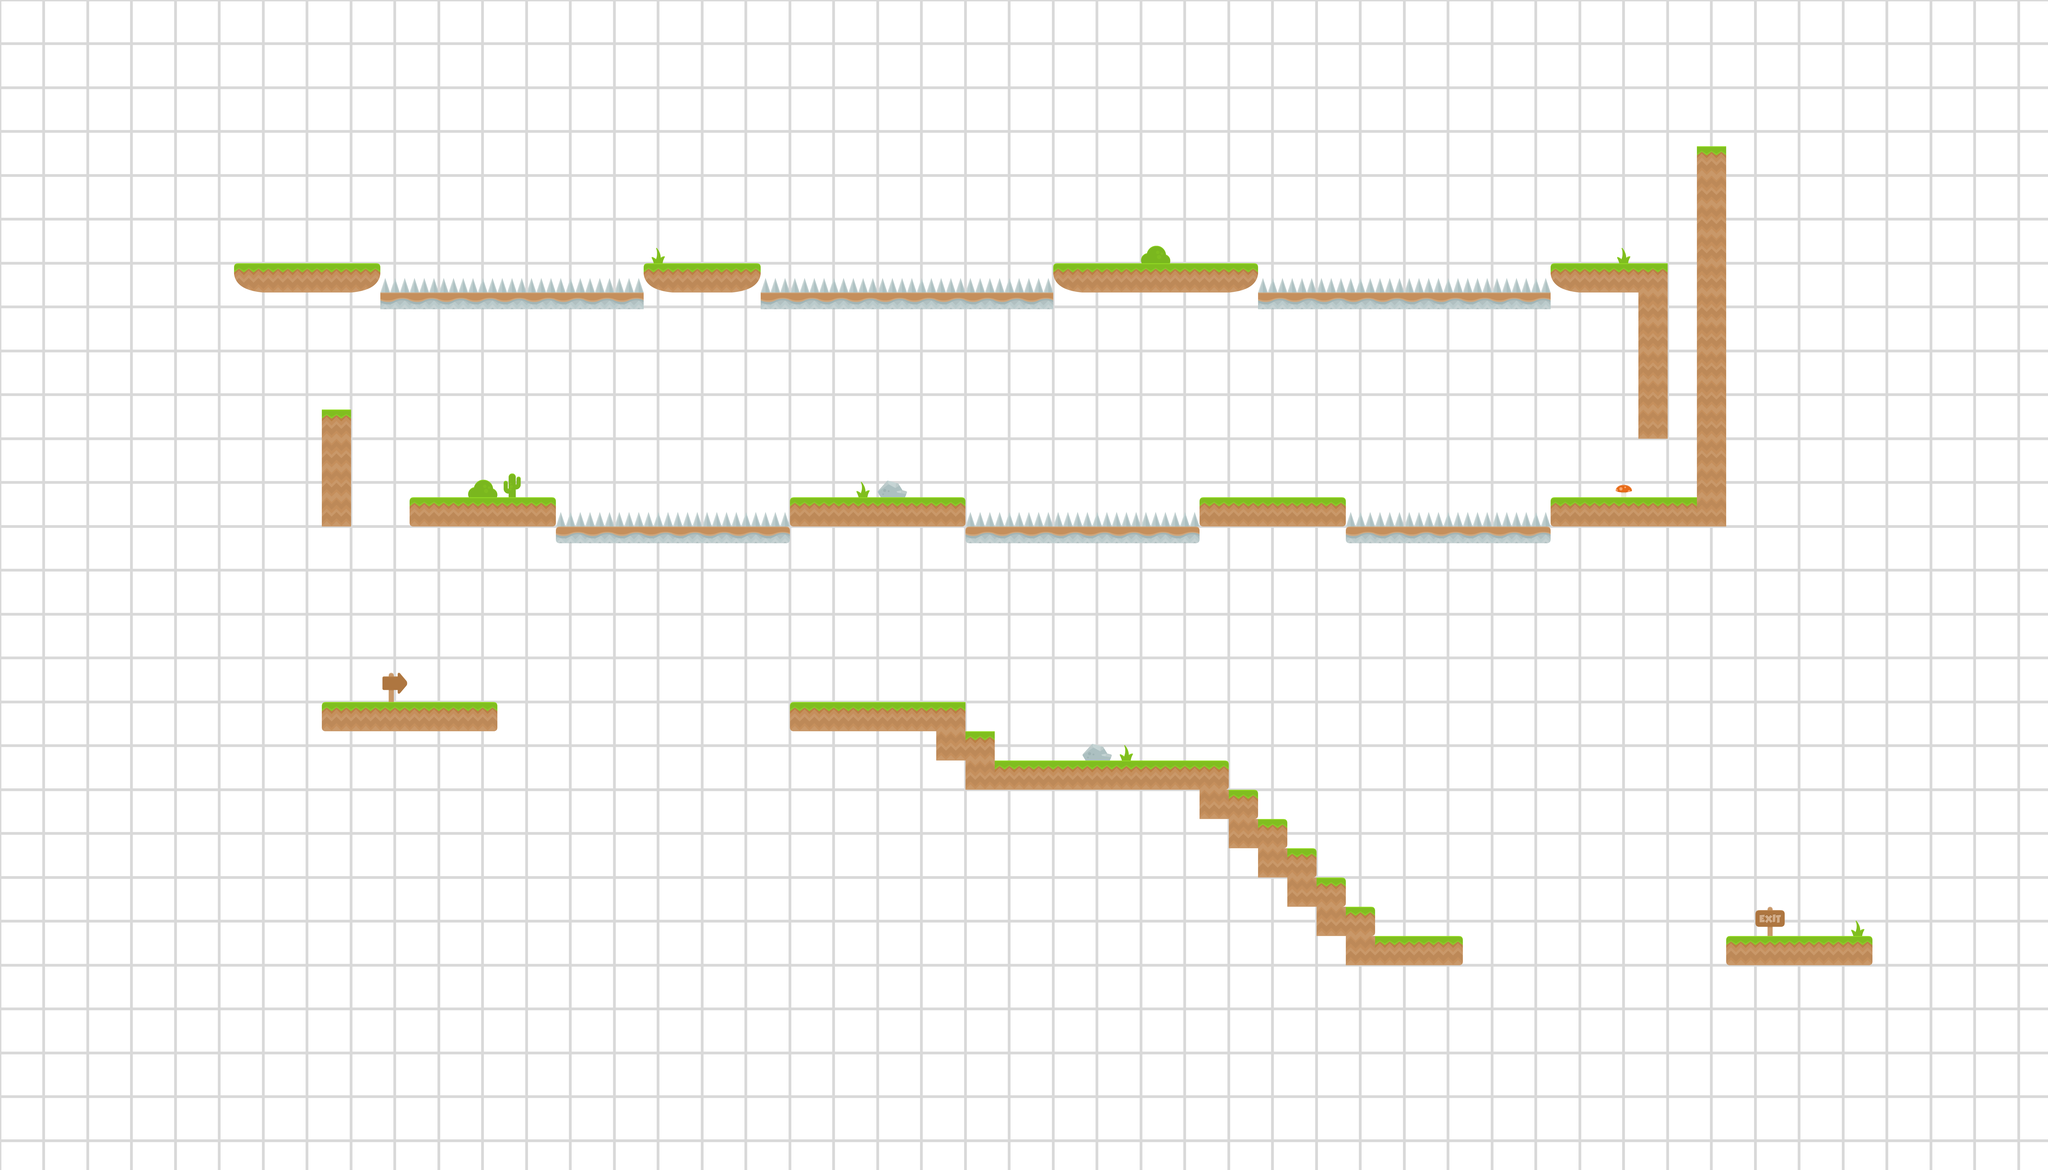

A 2D game scene composited from a Tiled map and its tileset images. What follows is a short description and the map's XML, with each tile layer's data collapsed to a summary:
An orthogonal 70x40 tile map with 128x128 px tiles, 3 tile layers (background, tiles2, tiles), 3 tilesets and 36 objects.

<map version="1.2" tiledversion="1.2.1" orientation="orthogonal" renderorder="right-down" width="70" height="40" tilewidth="128" tileheight="128" infinite="0" nextlayerid="14" nextobjectid="157">
 <tileset firstgid="1" source="spritesheet_ground.tsx" />
 <tileset firstgid="129" source="spritesheet_tiles.tsx" />
 <tileset firstgid="257" source="PaperBackground.tsx" />
 <layer id="11" name="background" width="70" height="40">
  <data>[2800 cells, 2800 non-empty, 9 distinct tile ids]</data>
 </layer>
 <layer id="12" name="tiles2" width="70" height="40">
  <data>[2800 cells, 0 non-empty, 0 distinct tile ids]</data>
 </layer>
 <layer id="13" name="tiles" width="70" height="40">
  <data>[2800 cells, 222 non-empty, 17 distinct tile ids]</data>
 </layer>
 <objectgroup id="4" name="goal">
  <object id="121" x="7808" y="3968" width="128" height="128" />
 </objectgroup>
 <objectgroup id="5" name="ground">
  <object id="122" x="1024" y="1152" width="640" height="128" />
  <object id="123" x="2816" y="1152" width="512" height="128" />
  <object id="124" x="4608" y="1152" width="896" height="128" />
  <object id="125" x="1408" y="1792" width="128" height="512" />
  <object id="127" x="1792" y="2176" width="640" height="128" />
  <object id="128" x="3456" y="2176" width="768" height="128" />
  <object id="129" x="5248" y="2176" width="640" height="128" />
  <object id="130" x="6784" y="2176" width="768" height="128" />
  <object id="131" x="7424" y="640" width="128" height="1536" />
  <object id="132" x="6784" y="1152" width="512" height="128" />
  <object id="133" x="7168" y="1280" width="128" height="640" />
  <object id="134" x="5504" y="1280" width="1280" height="64" />
  <object id="135" x="5888" y="2304" width="896" height="64" />
  <object id="136" x="4224" y="2304" width="1024" height="64" />
  <object id="137" x="2432" y="2304" width="1024" height="64" />
  <object id="138" x="3328" y="1280" width="1280" height="64" />
  <object id="139" x="1664" y="1280" width="1152" height="64" />
  <object id="140" x="1408" y="3072" width="768" height="128" />
  <object id="141" x="3456" y="3072" width="768" height="128" />
  <object id="142" x="4096" y="3200" width="256" height="128" />
  <object id="143" x="4224" y="3328" width="1152" height="128" />
  <object id="144" x="5248" y="3456" width="256" height="128" />
  <object id="145" x="5376" y="3584" width="256" height="128" />
  <object id="146" x="5504" y="3712" width="256" height="128" />
  <object id="147" x="5632" y="3840" width="256" height="128" />
  <object id="148" x="5760" y="3968" width="256" height="128" />
  <object id="149" x="5888" y="4096" width="512" height="128" />
  <object id="150" x="7552" y="4096" width="640" height="128" />
 </objectgroup>
 <objectgroup id="10" name="spikes">
  <object id="151" x="1664" y="1248" width="1152" height="32" />
  <object id="152" x="3328" y="1248" width="1280" height="32" />
  <object id="153" x="5504" y="1248" width="1280" height="32" />
  <object id="154" x="5888" y="2272" width="896" height="32" />
  <object id="155" x="4224" y="2272" width="1024" height="32" />
  <object id="156" x="2432" y="2272" width="1024" height="32" />
 </objectgroup>
 <objectgroup id="6" name="startPos">
  <object id="78" x="1280" y="1024" width="128" height="128" />
 </objectgroup>
</map>
